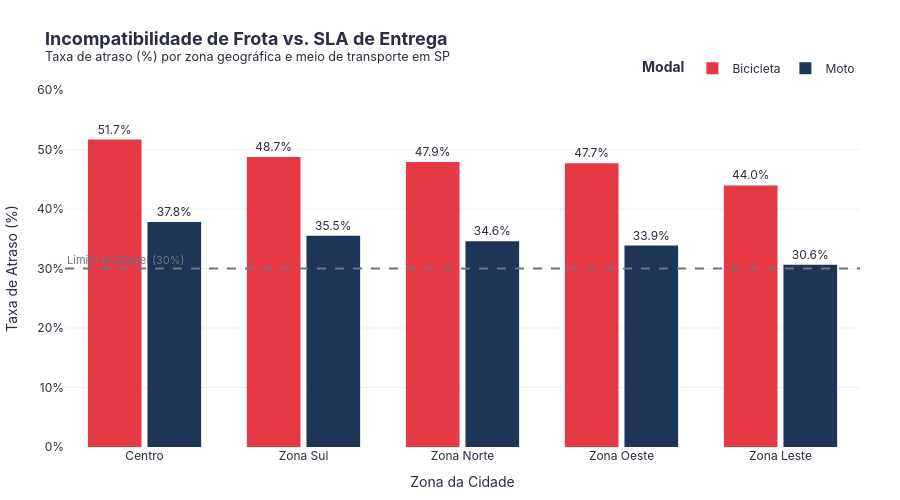

The notebook cell saved with this chart:
### Code cell
import plotly.express as px
import plotly.graph_objects as go

df_sorted = df_otd_zone_vehicle.sort_values(by="pct_atraso_sla", ascending=False)

fig = px.bar(
    df_sorted,
    x="zone",
    y="pct_atraso_sla",
    color="vehicle_type",
    barmode="group",
    text_auto=".1f",
    title="<b>Incompatibilidade de Frota vs. SLA de Entrega</b><br><sup>Taxa de atraso (%) por zona geográfica e meio de transporte em SP</sup>",
    labels={
        "zone": "Zona da Cidade",
        "pct_atraso_sla": "Taxa de Atraso (%)",
        "vehicle_type": "Modal de Transporte"
    },
    hover_data=["tempo_medio_entrega_min", "total_pedidos"],
    color_discrete_map={
        "Bicicleta": "#E63946",  
        "Moto": "#1D3557"       
    }
)

fig.add_hline(
    y=30.0,
    line_dash="dash",
    line_color="#6C757D",
    annotation_text="Limite Aceitável (30%)",
    annotation_position="top left",  
    annotation_font_color="#6C757D",
    annotation_font_size=11
)

fig.update_layout(
    template="plotly_white",
    font_family="Inter, Helvetica, Arial, sans-serif",
    font_color="#2B2D42",
    title_font_size=18,
    legend_title_text="<b>Modal</b>",
    legend=dict(
        orientation="h",
        yanchor="bottom",
        y=1.02,
        xanchor="right",
        x=1
    ),
    margin=dict(l=40, r=40, t=90, b=50),
    bargap=0.25,
    bargroupgap=0.1,
    height=500
)

fig.update_traces(
    textposition="outside",
    texttemplate="%{y:.1f}%",
    cliponaxis=False,
    marker_line_color="rgba(0,0,0,0)",
    hovertemplate="<b>%{x}</b> (%{fullData.name})<br>" +
                  "Taxa de Atraso: <b>%{y:.2f}%</b><br>" +
                  "Tempo Médio: <b>%{customdata[0]:.1f} min</b><br>" +
                  "Volume Total: <b>%{customdata[1]:,.0f} pedidos</b><extra></extra>"
)

fig.update_yaxes(range=[0, 60], ticksuffix="%", gridcolor="#EDF2F4", zeroline=False)
fig.update_xaxes(showgrid=False)
fig.show()

### Figure 1 — Plotly figure (JSON) as saved in the notebook; plotly's stock layout.template omitted (floating-point values rounded to 4 significant figures)
{"data": [{"alignmentgroup": "True", "cliponaxis": false, "customdata": [[47.56, 8603.0], [46.56, 18470.0], [46.21, 11840.0], [46.07, 9371.0], [44.78, 11490.0]], "hovertemplate": "<b>%{x}</b> (%{fullData.name})<br>Taxa de Atraso: <b>%{y:.2f}%</b><br>Tempo Médio: <b>%{customdata[0]:.1f} min</b><br>Volume Total: <b>%{customdata[1]:,.0f} pedidos</b><extra></extra>", "legendgroup": "Bicicleta", "marker": {"color": "#E63946", "line": {"color": "rgba(0,0,0,0)"}, "pattern": {"shape": ""}}, "name": "Bicicleta", "offsetgroup": "Bicicleta", "orientation": "v", "showlegend": true, "textposition": "outside", "texttemplate": "%{y:.1f}%", "type": "bar", "x": ["Centro", "Zona Sul", "Zona Norte", "Zona Oeste", "Zona Leste"], "xaxis": "x", "y": [51.68, 48.73, 47.92, 47.7, 43.97], "yaxis": "y"}, {"alignmentgroup": "True", "cliponaxis": false, "customdata": [[42.28, 33930.0], [41.5, 72760.0], [41.07, 48110.0], [40.99, 36910.0], [39.9, 46250.0]], "hovertemplate": "<b>%{x}</b> (%{fullData.name})<br>Taxa de Atraso: <b>%{y:.2f}%</b><br>Tempo Médio: <b>%{customdata[0]:.1f} min</b><br>Volume Total: <b>%{customdata[1]:,.0f} pedidos</b><extra></extra>", "legendgroup": "Moto", "marker": {"color": "#1D3557", "line": {"color": "rgba(0,0,0,0)"}, "pattern": {"shape": ""}}, "name": "Moto", "offsetgroup": "Moto", "orientation": "v", "showlegend": true, "textposition": "outside", "texttemplate": "%{y:.1f}%", "type": "bar", "x": ["Centro", "Zona Sul", "Zona Norte", "Zona Oeste", "Zona Leste"], "xaxis": "x", "y": [37.81, 35.49, 34.57, 33.85, 30.61], "yaxis": "y"}], "layout": {"annotations": [{"font": {"color": "#6C757D", "size": 11}, "showarrow": false, "text": "Limite Aceitável (30%)", "x": 0, "xanchor": "left", "xref": "x domain", "y": 30, "yanchor": "bottom", "yref": "y"}], "bargap": 0.25, "bargroupgap": 0.1, "barmode": "group", "font": {"color": "#2B2D42", "family": "Inter, Helvetica, Arial, sans-serif"}, "height": 500, "legend": {"orientation": "h", "title": {"text": "<b>Modal</b>"}, "tracegroupgap": 0, "x": 1, "xanchor": "right", "y": 1.02, "yanchor": "bottom"}, "margin": {"b": 50, "l": 40, "r": 40, "t": 90}, "shapes": [{"line": {"color": "#6C757D", "dash": "dash"}, "type": "line", "x0": 0, "x1": 1, "xref": "x domain", "y0": 30, "y1": 30, "yref": "y"}], "title": {"font": {"size": 18}, "text": "<b>Incompatibilidade de Frota vs. SLA de Entrega</b><br><sup>Taxa de atraso (%) por zona geográfica e meio de transporte em SP</sup>"}, "xaxis": {"anchor": "y", "domain": [0, 1], "showgrid": false, "title": {"text": "Zona da Cidade"}}, "yaxis": {"anchor": "x", "domain": [0, 1], "gridcolor": "#EDF2F4", "range": [0, 60], "ticksuffix": "%", "title": {"text": "Taxa de Atraso (%)"}, "zeroline": false}}}
